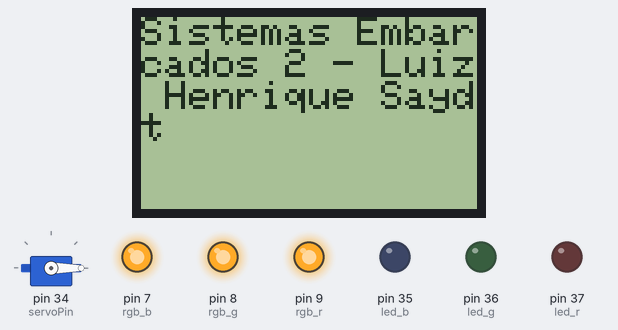
This sketch was run on a simulated Arduino Mega 2560, built with avr-gcc and run on an emulated ATmega2560. Parts: servo, 84×48 one-colour display, output pins drawn as LEDs (lit = HIGH).

Above: at 0.1 s.

The sketch:

teste.ino
```cpp
#include <SPI.h>
#include <ArduinoJson.h>
#include <Servo.h>
#include <Ultrasonic.h>
#include <Adafruit_GFX.h>
#include <Adafruit_PCD8544.h>
#include <Ethernet.h>


byte mac[] = {
  0xAA, 0xBB, 0xCC, 0xDD, 0xEE, 0xFF
};
IPAddress ip(192,168,0,23);
IPAddress gateway(192,168,0,1);
IPAddress subnet(255, 255, 255, 0);
EthernetServer server(80);

//SENSORES
#define echoPin 23
#define trigPin 22
Ultrasonic ultrasonic(trigPin,echoPin);
#define lm35Pin A8
#define ky038Pin A9

//ENTRADAS
#define rgb_r 9
#define rgb_g 8
#define rgb_b 7
#define led_r 37
#define led_g 36
#define led_b 35
#define servoPin 34
Servo servo;
Adafruit_PCD8544 Nokia = Adafruit_PCD8544(29, 30, 31, 32, 33);

void setup() {
  //INIT
  pinMode(rgb_r, OUTPUT);
  pinMode(rgb_g, OUTPUT);
  pinMode(rgb_b, OUTPUT);
  pinMode(led_r, OUTPUT);
  pinMode(led_g, OUTPUT);
  pinMode(led_b, OUTPUT);
  pinMode(echoPin, INPUT);
  pinMode(trigPin, OUTPUT);
  pinMode(lm35Pin, INPUT);
  pinMode(ky038Pin, INPUT);

  led_rgb(0, 0, 0);

  digitalWrite(led_r, LOW);
  digitalWrite(led_g, LOW);
  digitalWrite(led_b, LOW);

  servo.attach(servoPin);
  servo.write(0);

  Serial.begin(9600);
  Nokia.begin(); //INICIALIZA O DISPLAY
  Nokia.setContrast(20); //DEFINE O CONTRASTE DO DISPLAY
  Nokia.clearDisplay(); //LIMPA AS INFORMAÇÕES DO DISPLAY
  Nokia.display(); //EFETIVA A ESCRITA NO DISPLAY

  Nokia.setTextSize(1); //DEFINE O TAMANHO DA FONTE DO TEXTO
  Nokia.setTextColor(BLACK); //DEFINE A COR DO TEXTO
  Nokia.setCursor(0,0); //POSIÇÃO EM QUE O CURSOR IRÁ FAZER A ESCRITA (COLUNA,LINHA)
  Nokia.println("Sistemas Embarcados 2 - Luiz Henrique Saydt"); //ESCREVE O TEXTO NO DISPLAY
  Nokia.display(); //EFETIVA A ESCRITA NO DISPLAY
}

void loop() {
}


int hcsr04() {
  digitalWrite(trigPin, LOW);
  delayMicroseconds(2);
  digitalWrite(trigPin, HIGH);
  delayMicroseconds(10);
  digitalWrite(trigPin, LOW);
  return (ultrasonic.Ranging(CM));
}

float lm35() {
  float total = 0;
  for (int i = 0; i<100; i++) {
    total += analogRead(lm35Pin);
  }
  float lm35AnalogValue = total / 100;
  //float lm35AnalogValue = float(analogRead(lm35Pin));
  float lm35Tensao = (lm35AnalogValue * 5) / 1023;
  return lm35Tensao / 0.010;
}

int ky038() {
  int maior = 0;
  int atual = 0;
  for (int i = 0; i<100; i++) {
    atual = analogRead(ky038Pin);
    if(atual > maior) {
      maior = atual;
    }
  }
  return maior;
}

void led_rgb(int R, int G, int B) {
  R = abs(R-255);
  G = abs(G-255);
  B = abs(B-255);
  analogWrite(rgb_r, R);
  analogWrite(rgb_g, G);
  analogWrite(rgb_b, B);
}
```
